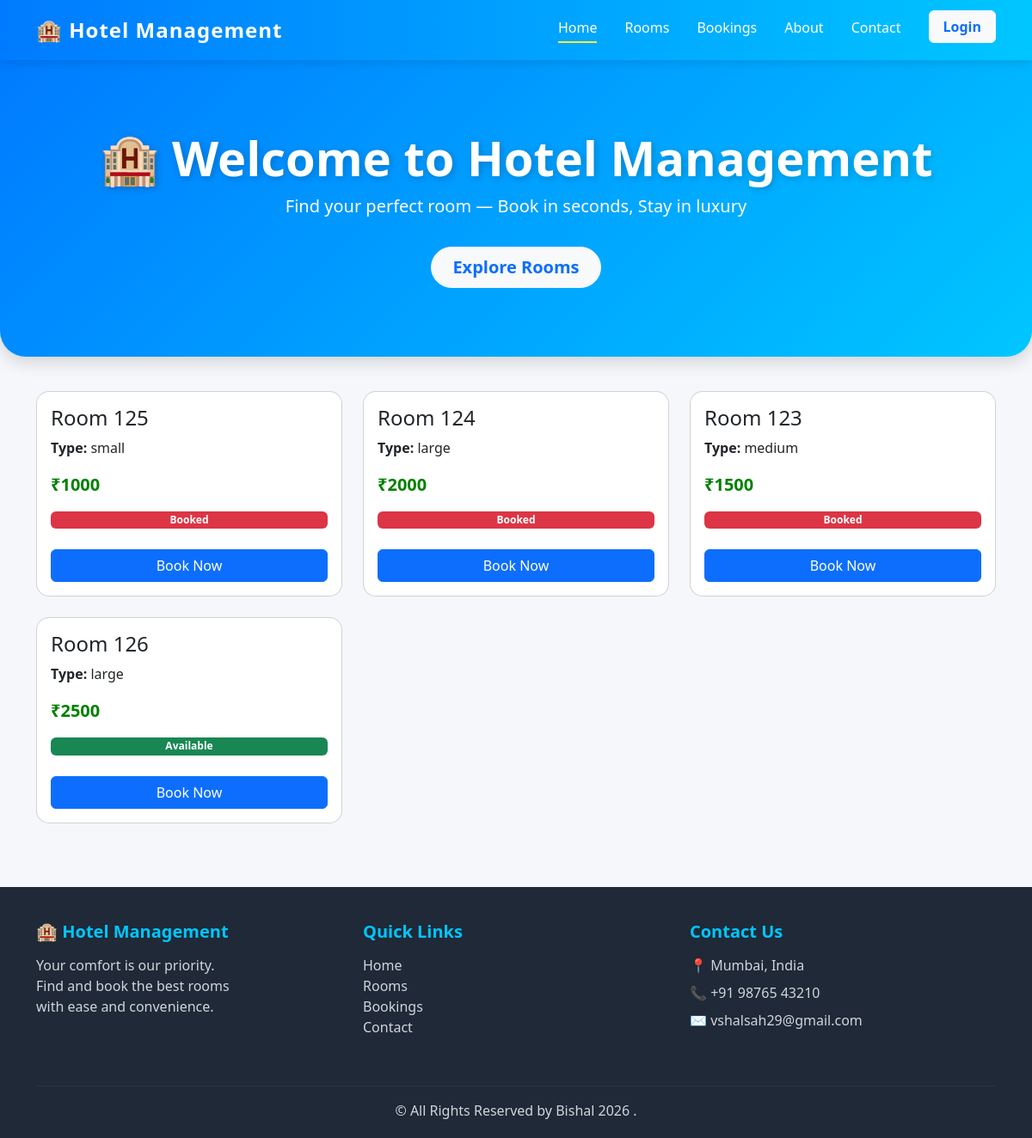
/, run on an earlier commit of the app's database.
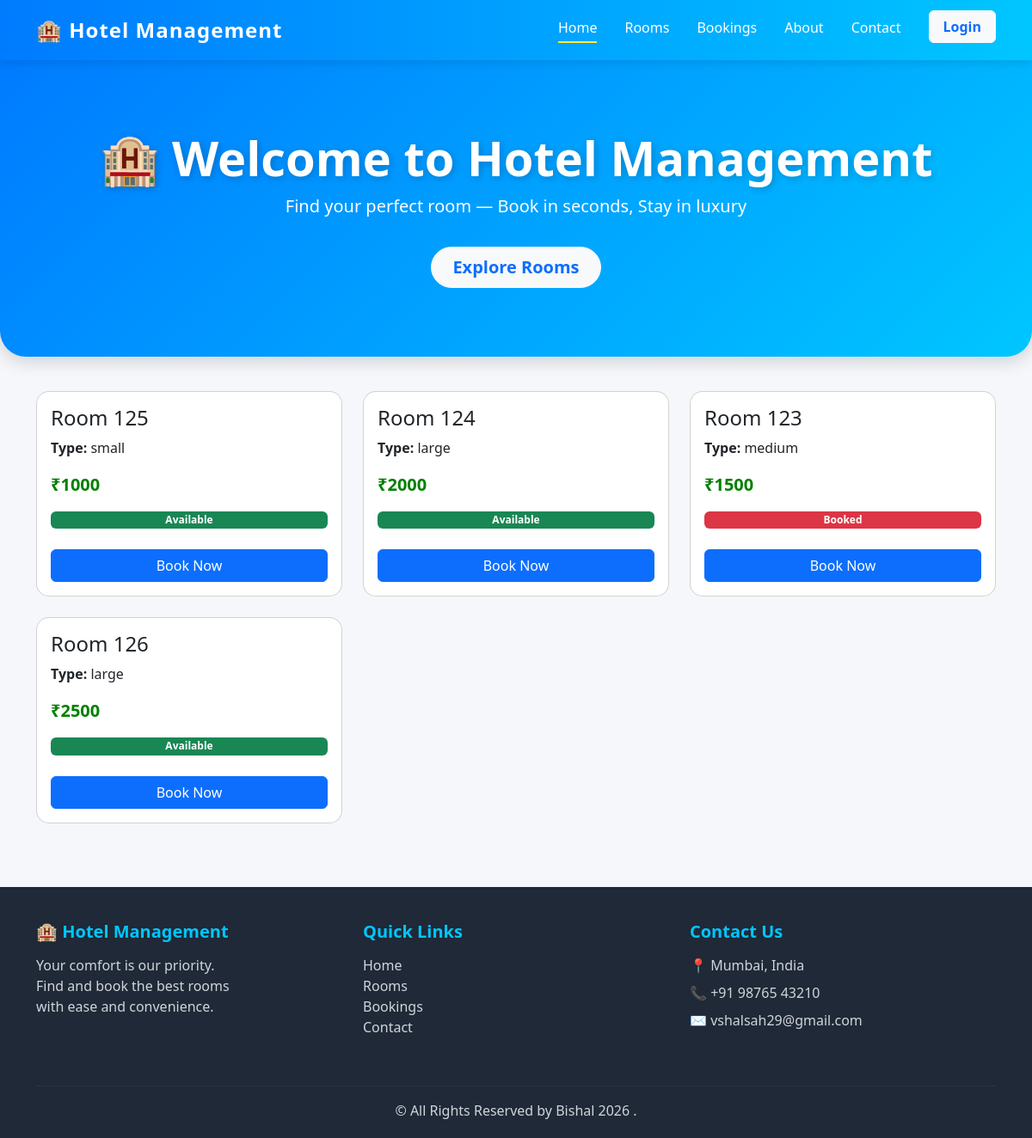
And on a later commit of the database.
### hotel/models.py (models this page shows, shortened)
class Room(models.Model):
    room_number = models.IntegerField()
    room_type = models.CharField(max_length=50)
    price = models.IntegerField()
    is_available = models.BooleanField(default=True)

### hotel/views.py (the view)
# urls.py: 2. Add a URL to urlpatterns:  path('', views.home, name='home')
def home(request):
    rooms = Room.objects.all()
    return render(request, 'home.html', {'rooms': rooms})

### hotel/templates/home.html (shortened to what this page needs)
<!doctype html>
<html>
  <head>
    <link
      href="https://cdn.jsdelivr.net/npm/bootstrap@5.3.0/dist/css/bootstrap.min.css"
      rel="stylesheet"
    />
  </head>
  <body>
    <div class="header">
      <nav class="navbar navbar-expand-lg custom-navbar sticky-top">
        <div class="container">
          <a class="navbar-brand fw-bold" href="#">🏨 Hotel Management</a>
          <div class="collapse navbar-collapse" id="navMenu">
            <ul class="navbar-nav ms-auto">
              <li class="nav-item">
                <a class="nav-link active" href="#">Home</a>
              </li>
              <li class="nav-item">
                <a class="nav-link" href="#">Rooms</a>
              </li>
              <li class="nav-item">
                <a class="nav-link" href="#">Bookings</a>
              </li>
              <li class="nav-item">
                <a class="nav-link" href="#">About</a>
              </li>
              <li class="nav-item">
                <a class="nav-link" href="#">Contact</a>
              </li>
              <li class="nav-item ms-lg-3">
                <a class="btn btn-light text-primary fw-bold px-3" href="#">
                  Login</a
                >
              </li>
            </ul>
          </div>
        </div>
      </nav>
      <div class="hero-header text-center">
        <div class="container">
          <h1 class="display-4 fw-bold">🏨 Welcome to Hotel Management</h1>
          <p class="lead">
            Find your perfect room — Book in seconds, Stay in luxury
          </p>
          <a
            href="#rooms"
            class="btn btn-light btn-lg mt-3 px-4 fw-bold text-primary"
            >Explore Rooms</a
          >
        </div>
      </div>
    </div>
    <div class="container">
      <div class="row">
        {% for room in rooms %}
        <div class="col-md-4 mb-4">
          <div class="card p-3">
            <h4>Room {{ room.room_number }}</h4>
            <p><strong>Type:</strong> {{ room.room_type }}</p>
            <p class="price">₹{{ room.price }}</p>
            {% if room.is_available %}
            <span class="badge bg-success">Available</span>
            {% else %}
            <span class="badge bg-danger">Booked</span>
            {% endif %}
            <br />
            <a
              href="{% url 'book_room' room.id %}"
              class="btn btn-primary w-100"
            >
              Book Now</a
            >
          </div>
        </div>
        {% endfor %}
      </div>
    </div>
    <footer class="footer mt-6">
      <div class="container">
        <div class="row text-center text-md-start">
          <div class="col-md-4 mb-4">
            <h5>🏨 Hotel Management</h5>
            <p>
              Your comfort is our priority.<br />
              Find and book the best rooms <br />
              with ease and convenience.
            </p>
          </div>
          <div class="col-md-4 mb-4">
            <h5>Quick Links</h5>
            <ul class="list-unstyled">
              <li><a href="#">Home</a></li>
              <li><a href="#">Rooms</a></li>
              <li><a href="#">Bookings</a></li>
              <li><a href="#">Contact</a></li>
            </ul>
          </div>
          <div class="col-md-4 mb-4">
            <h5>Contact Us</h5>
            <p>📍 Mumbai, India</p>
            <p>📞 +91 98765 43210</p>
            <p>✉️ vshalsah29@gmail.com</p>
          </div>
        </div>
        <hr />
        <div class="text-center">
          <p class="mb-0">&copy; All Rights Reserved by Bishal 2026 .</p>
        </div>
      </div>
    </footer>
  </body>
</html>

What changed in the data, as far as the page shows it:
changed Room "small": is_available "Booked" → "Available"
changed Room (number 2 of 4 on the later page): is_available "Booked" → "Available"
